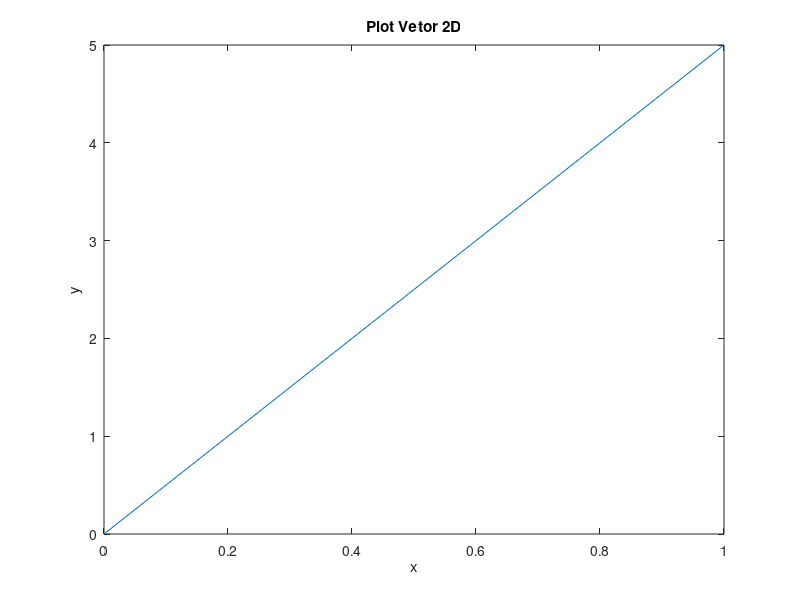

The MATLAB script that drew this image: (Note: this script raises an error after producing the figure.)
% Produto escalar e plot 2D e 3D de vetores

%******************************************

% Dosi vetores ( Dom mesmo  tamanho !)

A = [1 3];
B = [5 7];

% implementação I

PtE1 = sum(A.*B) 

% Implementação II

PtE2 = A(:)'*B(:);


% Implementação III

PtE3 = 0;

for i=1:length(A)

    PtE3 = A(i)*B(i) + PtE3

end

% Implementação IV

PtE4 = dot(A,B)


% Impolementação V forma geometrica S


theta = acos(dot(A , B)/(norm(A)*norm(B)));
PtE5 = norm(A)*norm(B)*cos(theta);


% Plot 2D e 3D  dos vetores

% Metodo I 

A = [0 1]';
B = [0 5]';

plot(A,B);

xlabel('x');
ylabel('y');

title('Plot Vetor 2D');

% Metodo II 

C = [1 5]';

plotv(C);

xlabel('x');
ylabel('y');

title('Plot vetor 2D');

% Metodo III plot 3D

A = [ 0 0 3 ]';
B = [ 0 0 5 ]';
C = [ 0 0 7 ]';

plot3(A,B,C);

xlabel('x');
ylabel('y');
zlabel('z');

title('Plot vetor 3D');




